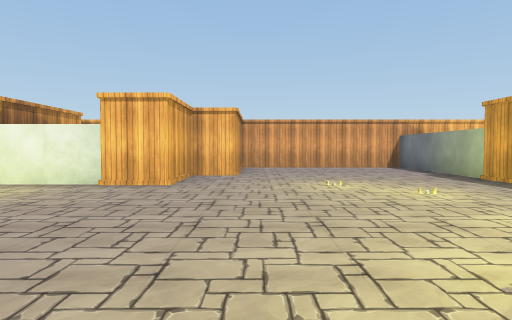
View 1 (above)

21 first-person views from a walk through a Unity game level. The camera is 1.2 m above the floor, tilts 2° down and sees 75° across. The floor is counted in squares, 2 m on a side. Each view is taken from the middle of a square. On the plan, view 1 faces up. The plan holds only what a view shows up to about 10 squares ahead; the rest is blank. Some surface patterns are stand-ins.

View 2
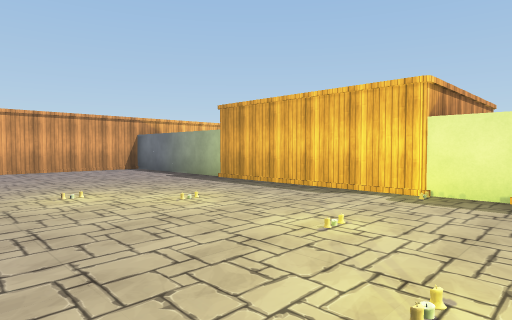

View 3
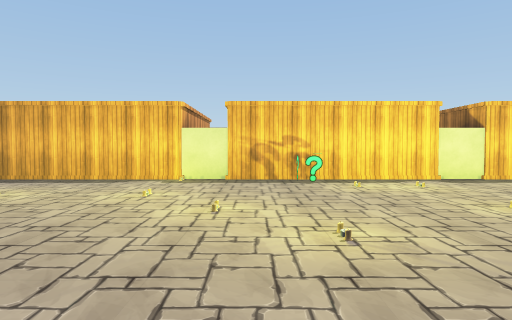

View 4
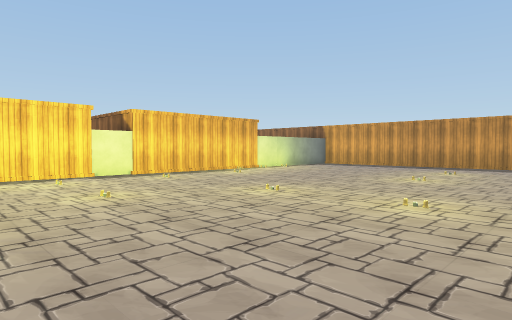

View 5
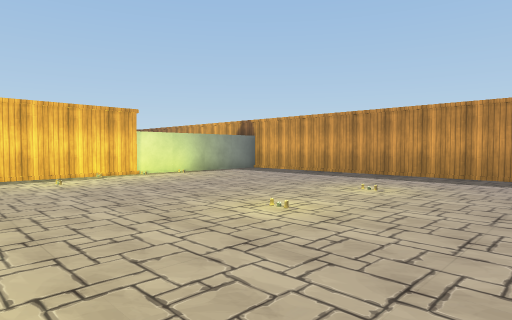

View 6
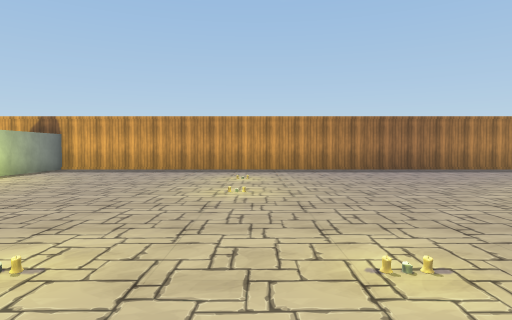

View 7
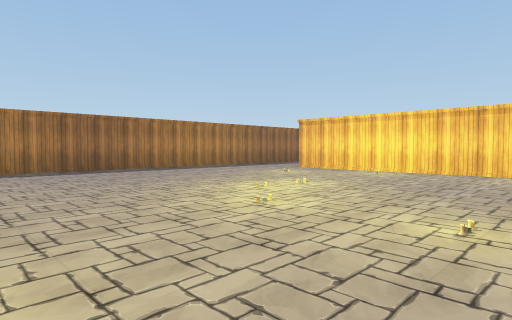

View 8
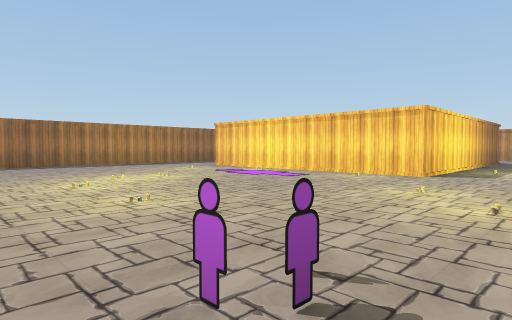

View 9
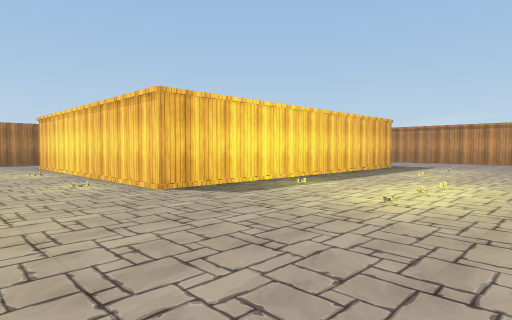

View 10
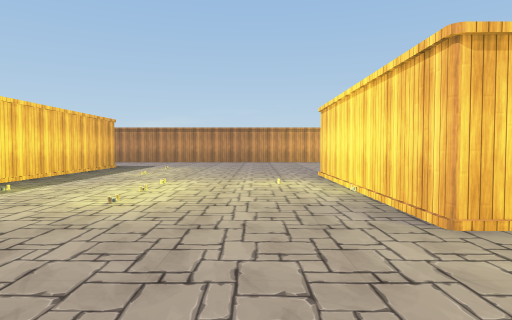

View 11
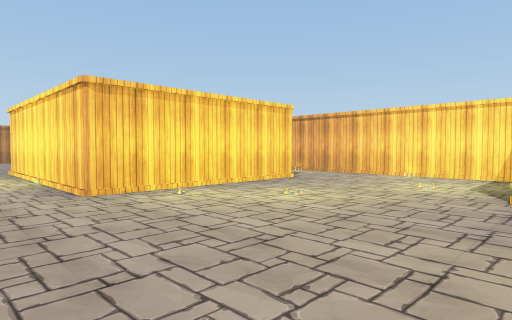

View 12
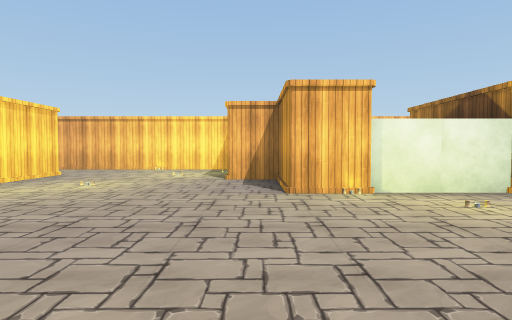

View 13
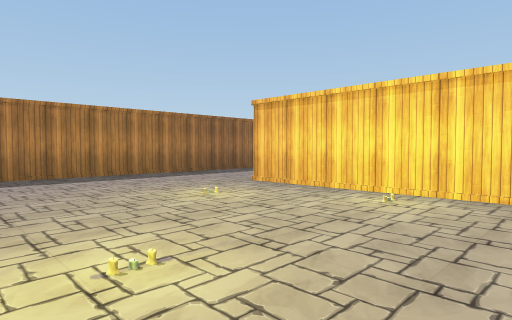

View 14
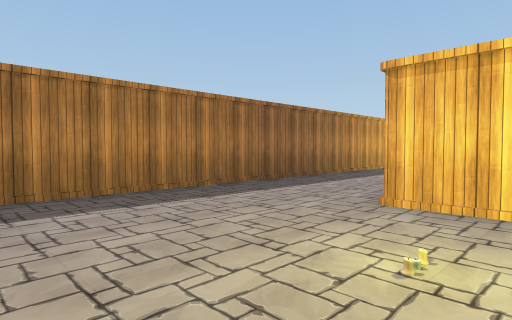

View 15
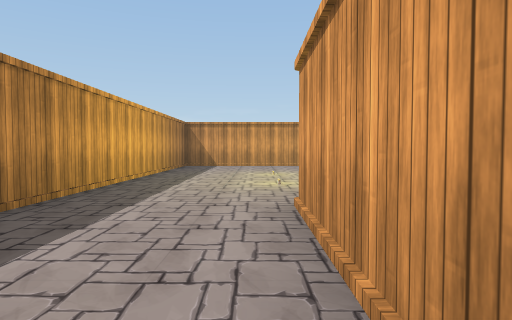

View 16
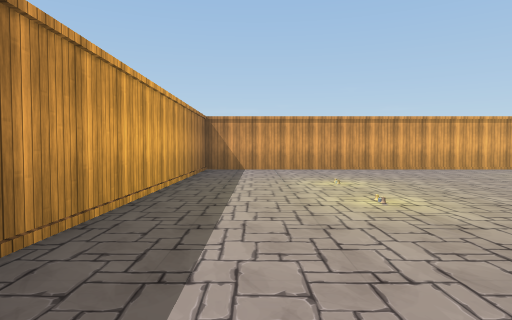

View 17
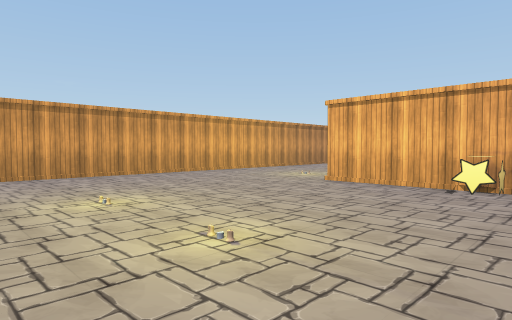

View 18
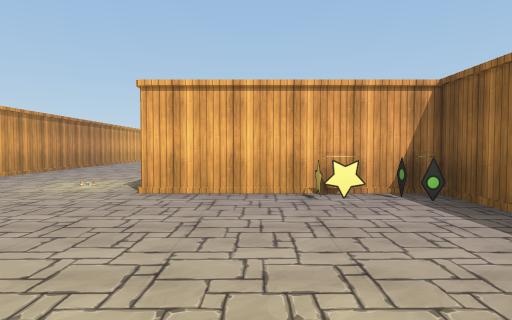

View 19
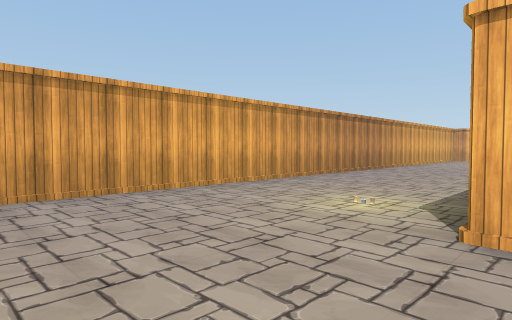

View 20
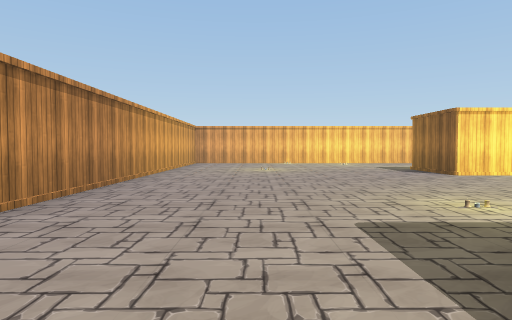

View 21
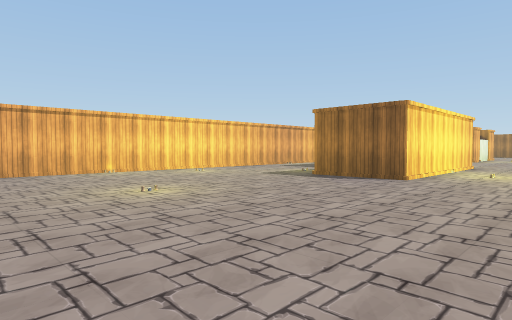

### Floor plan
Points are (right, up) in squares from view 1. A wall is a line through its corners. A room is listed if a view was taken in it or the views show most of it. See-through windows are left out.
Room 1 (views 1, 2, 3, 4, 5, 6, 7, 8, 9, 10, 11, 12, 13, 14, 15, 16, 17, 18, 19, 20, 21)
walls: (-4.5, 5.4) (-5.5, 5.4) (-5.5, 7.4) (-6.5, 7.4); (-14.5, -5.9) (-14.5, -4.5) (-18.5, -4.5); (-11.5, -8.5) (-14.5, -8.5); (-10.5, 8.6) (-10.5, 4.5) (-15.5, 4.5) (-15.5, 6.5); (-18, -1.4) (-10.5, -1.4) (-10.5, -8.5); (-6.7, 10.4) (-12, 10.4); (4.4, -2.5) (4.4, 1.5); (4.4, 2.4) (4.4, 6.5); (-0.4, 9.6) (-0.4, 7.4) (-1.4, 7.4) (-1.4, 5.4) (-2.5, 5.4); (4.4, -7.5) (4.4, -3.5); (-16.2, 10.4) (-21, 10.4); (-22.4, 7.1) (-22.4, -11.4) (4.5, -11.4); (4.5, 10.4) (1.1, 10.4)
objects: other object (-16, -5); other object (-15, -5); other object (-4, 0); other object (-4, 6); other object (-3, 6); other object (4, 0); other object (5, -12) to (5, -11); other object (5, -10); other object (5, -9); other object (5, -8); other object (5, -3); other object (5, 2); other object (5, 7); other object (5, 8); other object (5, 9); other object (5, 10)

Where each view was taken, in squares from view 1:
view 1: 0 up, 0 right, facing up
view 2: 1 up, 0 right, facing up-right
view 3: 1 up, 2 left, facing right
view 4: 0 up, 3 left, facing down-right
view 5: 4 down, 3 left, facing down-right
view 6: 2 down, 1 left, facing down
view 7: 2 down, 2 left, facing down-left
view 8: 1 up, 3 left, facing down-left
view 9: 3 up, 8 left, facing down-left
view 10: 3 up, 8 left, facing left
view 11: 3 up, 6 left, facing up-left
view 12: 1 up, 6 left, facing up
view 13: 4 down, 6 left, facing down-left
view 14: 7 down, 7 left, facing down-left
view 15: 9 down, 11 left, facing left
view 16: 10 down, 13 left, facing left
view 17: 10 down, 15 left, facing up-left
view 18: 9 down, 17 left, facing up
view 19: 7 down, 18 left, facing up-left
view 20: 3 down, 20 left, facing up
view 21: 2 up, 22 left, facing up-right
